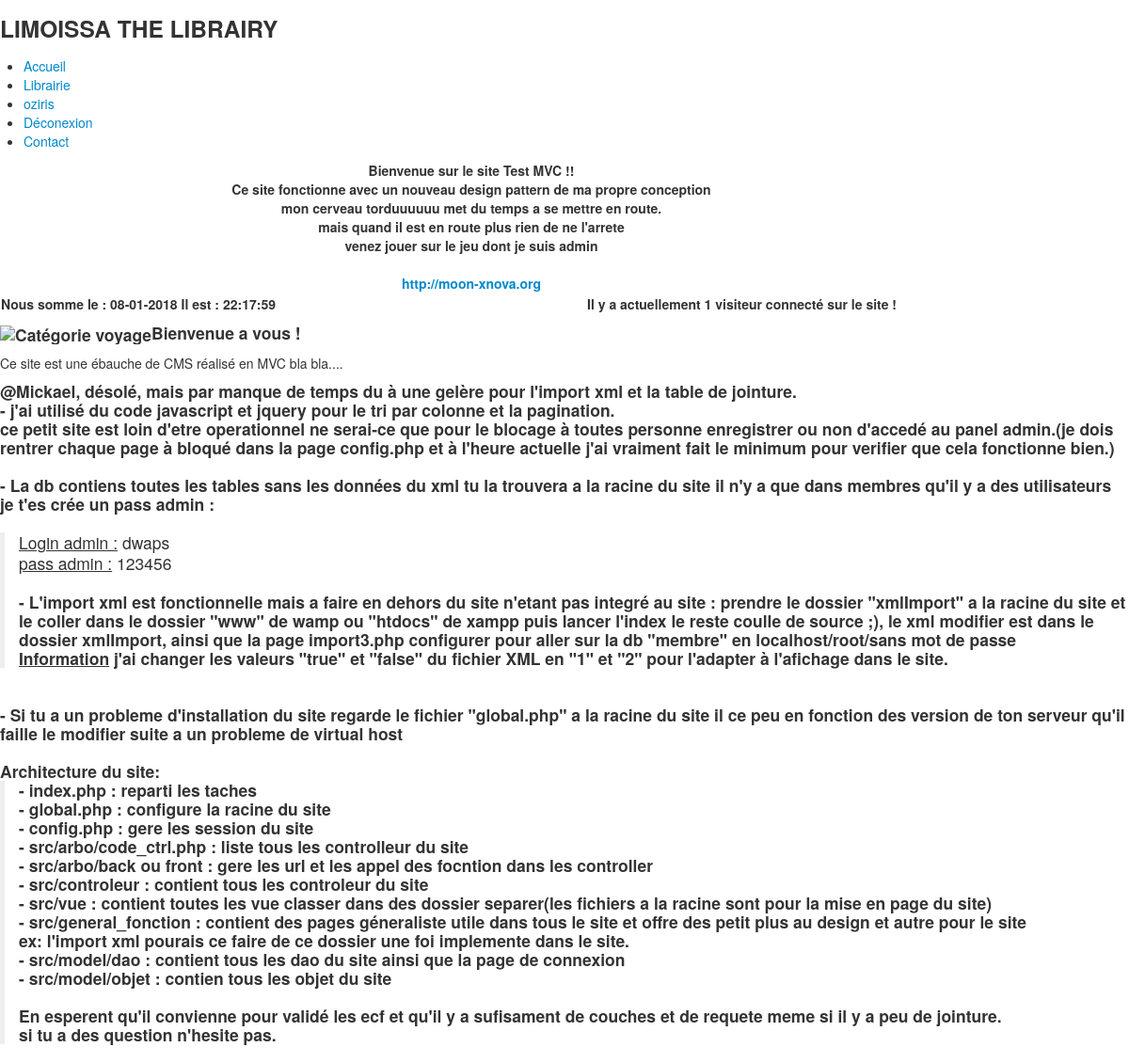
Page / (signed in) on the committed database.
### tables this page shows
CREATE TABLE IF NOT EXISTS `info_message` (
  `id` int(11) NOT NULL AUTO_INCREMENT,
  `info` text NOT NULL,
  `statut` int(11) NOT NULL,
  `link` text NOT NULL,
  PRIMARY KEY (`id`)
);

### index.php (called while the page is built, shortened)
<?php
	require_once "/src/arbo/code_ind.php";
?>

### src/general_fonction/message_info.php (the view, shortened to what this page needs)
<?php
Function Message()
{
	$pdo = Database::connect();
	$sql =('SELECT * FROM info_message WHERE id=1');
		foreach ($pdo->query($sql) as $row)
			{ ?>
				<center><MARQUEE DIRECTION="UP" HEIGHT="35" SCROLLDELAY="450">
				<?php
				echo "<center>" .$row['info']."<br>";
				echo "<a href=" .$row['link']. "><b>".$row['link']."</b></a>";
				echo "</MARQUEE ></center>";
			}
		return ;
		}
?>

### rows in the picture
info_message: info "Bienvenue sur le site Test MVC !! Ce site fonctionne avec un nouveau design pattern de ma propre conception mon cerveau torduuuuuu met du temps a se mettre en route. mais quand il est en route plus rien de ne l'arrete venez jouer sur le jeu dont je suis admin", link "http://moon-xnova.org"

### other values in the picture
$loguer "oziris"
$donnees['nbre_entrees'] "1"
